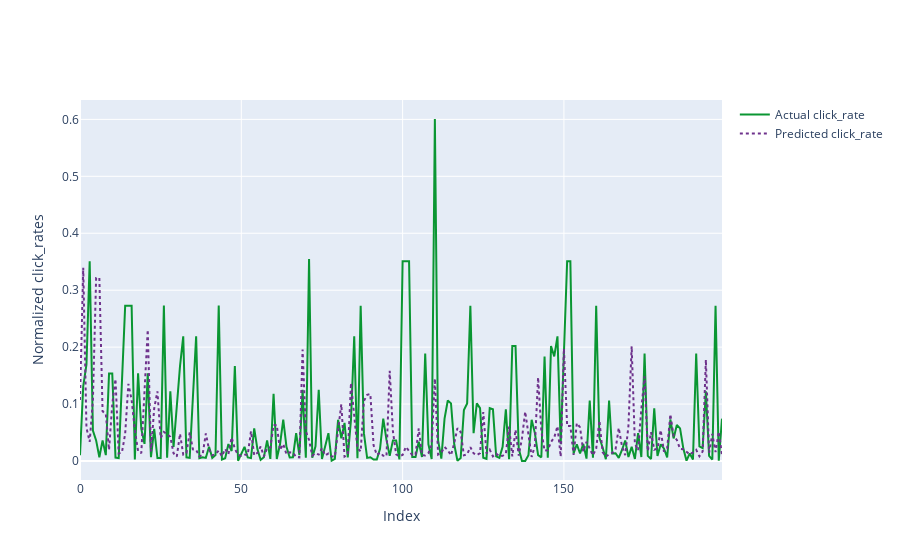

Notebook code for this chart:
### Code cell
trace0 = go.Scatter(
    y = y_test,
    x = np.arange(200), 
    mode = 'lines', 
    name = 'Actual click_rate',
    marker = dict(
    color = 'rgb(10, 150, 50)')
)

trace1 = go.Scatter(
    y = y_pred,
    x = np.arange(200), 
    mode = 'lines', 
    name = 'Predicted click_rate',
    line = dict(
        color = 'rgb(110, 50, 140)',
        dash = 'dot'
    )
)
layout = go.Layout(
    xaxis = dict(title = 'Index'), 
    yaxis = dict(title = 'Normalized click_rates')
)

figure = go.Figure(data = [trace0, trace1], layout = layout)
iplot(figure)

### Figure 1 — Plotly figure (JSON) as saved in the notebook; plotly's stock layout.template omitted (floating-point values rounded to 4 significant figures; data arrays with more than 128 entries replaced by an {"elided": "..."} marker saying what was removed)
{"data": [{"marker": {"color": "rgb(10, 150, 50)"}, "mode": "lines", "name": "Actual click_rate", "type": "scatter", "x": {"elided": "200 int values"}, "y": {"elided": "762 float values"}}, {"line": {"color": "rgb(110, 50, 140)", "dash": "dot"}, "mode": "lines", "name": "Predicted click_rate", "type": "scatter", "x": {"elided": "200 int values"}, "y": {"elided": "1888 float values"}}], "layout": {"xaxis": {"title": {"text": "Index"}}, "yaxis": {"title": {"text": "Normalized click_rates"}}}}
